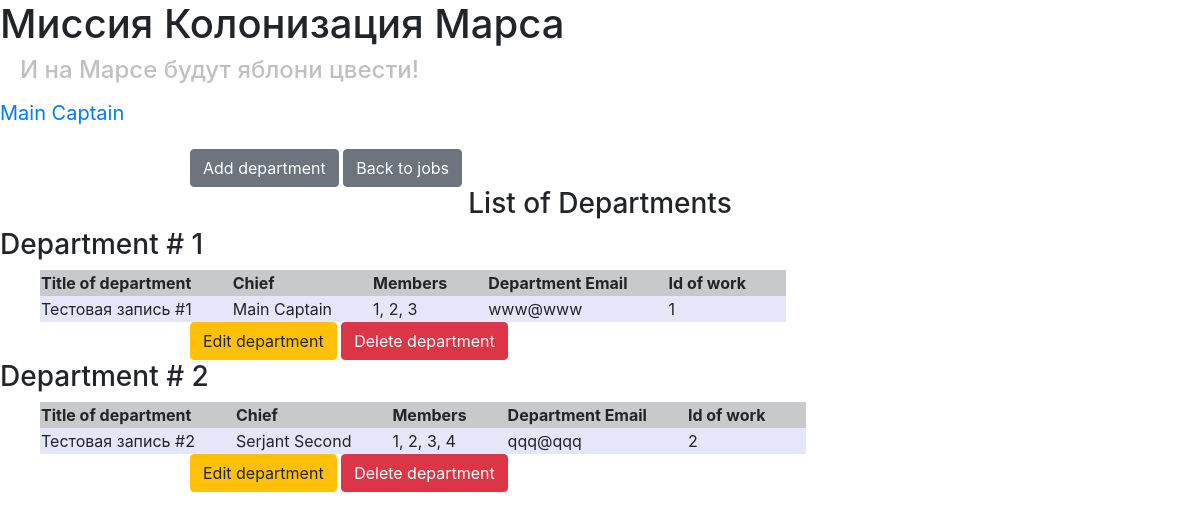
The page /departments (signed in) on the database its author committed.
### data/users.py (models this page shows, shortened)
class User(SqlAlchemyBase, UserMixin, SerializerMixin):
    __tablename__ = 'users'
    id = sqlalchemy.Column(sqlalchemy.Integer,
                           primary_key=True, autoincrement=True)
    email = sqlalchemy.Column(sqlalchemy.String,
                              index=True, unique=True, nullable=True)
    surname = sqlalchemy.Column(sqlalchemy.String, nullable=True)
    name = sqlalchemy.Column(sqlalchemy.String, nullable=True)
    about = sqlalchemy.Column(sqlalchemy.String, nullable=True)
    age = sqlalchemy.Column(sqlalchemy.Integer, nullable=True)
    position = sqlalchemy.Column(sqlalchemy.String, nullable=True)
    speciality = sqlalchemy.Column(sqlalchemy.String, nullable=True)
    address = sqlalchemy.Column(sqlalchemy.String, nullable=True)
    hashed_password = sqlalchemy.Column(sqlalchemy.String, nullable=True)
    created_date = sqlalchemy.Column(sqlalchemy.DateTime,
                                     default=datetime.datetime.now)
    city_from = sqlalchemy.Column(sqlalchemy.String, nullable=True)
    news = orm.relation("News", back_populates='user')

### data/departments.py (models this page shows)
class Department(SqlAlchemyBase, SerializerMixin):
    __tablename__ = 'departments'
    id = sqlalchemy.Column(sqlalchemy.Integer,
                           primary_key=True, autoincrement=True)
    title = sqlalchemy.Column(sqlalchemy.String)
    chef = sqlalchemy.Column(sqlalchemy.Integer, sqlalchemy.ForeignKey("users.id"))
    members = sqlalchemy.Column(sqlalchemy.String)
    email = sqlalchemy.Column(sqlalchemy.String)
    user = orm.relation('User')

### main.py (the view)
@app.route('/departments',  methods=['GET', 'POST'])
@login_required
def departments_show():
    session = create_session()
    jobs = session.query(Department).all()
    return render_template("departments_table.html", jobs=jobs)

### data/db_session.py (called while the page is built)
def create_session() -> Session:
    global __factory
    return __factory()

### main.py (called while the page is built)
@login_manager.user_loader
def load_user(user_id):
    session = create_session()
    return session.query(User).get(user_id)

### templates/departments_table.html
{% extends "base.html" %}
{% block content %}
{% if current_user.is_authenticated %}
    <div>
        <a href="/add_department" class="btn btn-secondary">Add department</a>
        <a href="/" class="btn btn-secondary">Back to jobs</a>
    </div>
{% endif %}
<center>
    <h3>List of Departments</h3>
</center>
{% for job in jobs%}
<h3>Department # {{loop.index}}</h3>
<table style="margin-left:40px;">
    <tr bgcolor="#C8C9CA">
        <th style="padding-right: 40px;">Title of department</th>
        <th style="padding-right: 40px;">Chief</th>
        <th style="padding-right: 40px;">Members</th>
        <th style="padding-right: 40px;">Department Email</th>
        <th style="padding-right: 40px;">Id of work</th>
    </tr>
    <tr bgcolor="#E6E6FA">
        <td style="padding-right: 40px;">{{job.title}}</td>
        <td style="padding-right: 40px;">{{job.user.name}} {{job.user.surname}}</td>
        <td style="padding-right: 40px;">{{job.members}}</td>
        <td style="padding-right: 40px;">{{job.email}}</td>
        <td style="padding-right: 40px;">{{job.id}}</td>
    </tr>
</table>
{% if current_user.is_authenticated and current_user == job.user or current_user.id == 1 %}
    <div>
        <a href="/department/{{ job.id }}" class="btn btn-warning">Edit department</a>
        <a href="/department_delete/{{ job.id }}" class="btn btn-danger">Delete department</a>
    </div>
{% endif %}
{% endfor %}
{% endblock %}

### templates/base.html (shortened to what this page needs)
<!DOCTYPE html>
<html lang="ru">
<head>
    <link rel="stylesheet"
          href="https://stackpath.bootstrapcdn.com/bootstrap/4.4.1/css/bootstrap.min.css"
>
    <link rel="stylesheet" type="text/css" href="/static/css/2.css"/>
</head>
<body>
<h1>Миссия Колонизация Марса</h1>
<h4>И на Марсе будут яблони цвести!</h4>
<nav>
    {% if current_user.is_authenticated %}
    <p>
        <a class="navbar-brand" href="/logout">{{ current_user.name}} {{ current_user.surname}}</a>
    </p>
    {% else %}
        <p>
            <a class="btn btn-primary " href="/register">Register</a>
            <a class="btn btn-success" href="/login">Log in</a>
        </p>
    {% endif %}
</nav>
{% block content %}
{% endblock %}
</body>
</html>

### static/css/2.css (style rules this page uses)
h4 { padding-left: 20px; color: #c0c0c0 }
div { margin-left: 190px; }

### rows shown on the page
User: name "Main", surname "Captain"
Department: title "Тестовая запись #1", user.name "Main", user.surname "Captain", members "1, 2, 3", email "www@www", id "1"
Department: title "Тестовая запись #2", user.name "Serjant", user.surname "Second", members "1, 2, 3, 4", email "qqq@qqq", id "2"
